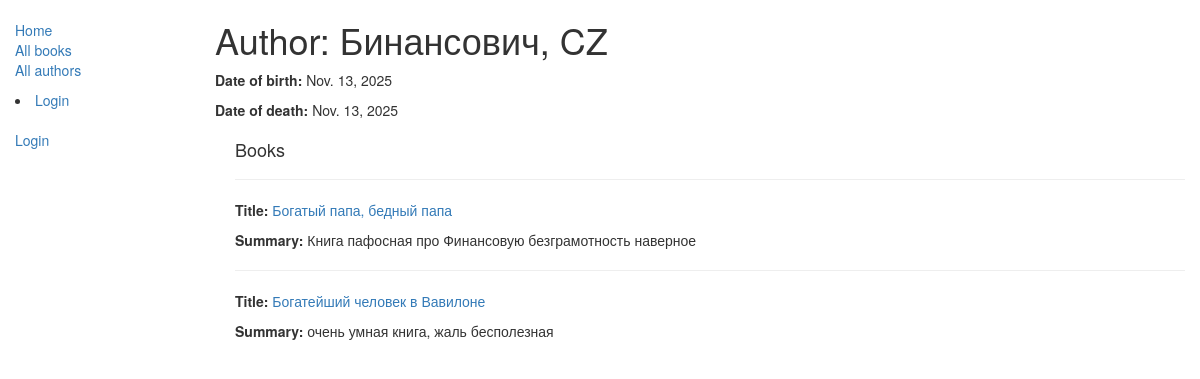
The app's page /catalog/author/1 with its own data.
### catalog/models.py (models this page shows, shortened)
class Author(models.Model):
    first_name = models.CharField(max_length=100)
    last_name = models.CharField(max_length=100)
    date_of_birth = models.DateField(null=True, blank=True)
    date_of_death = models.DateField('Died', null=True, blank=True)
    class Meta:
        ordering = ['last_name', 'first_name']

class Book(models.Model):
    title = models.CharField(max_length=200)
    author = models.ForeignKey(Author, on_delete=models.SET_NULL, null=True)
    summary = models.TextField(max_length=1000, help_text="Enter a brief description of the book")
    isbn = models.CharField('ISBN', max_length=13, unique=True, help_text='13 Character <a href="https://www.isbn-international.org/content/what-isbn">ISBN number</a>')
    genre = models.ManyToManyField(Genre, help_text="Select a genre for this book")
    language = models.ForeignKey(Language, on_delete=models.SET_NULL, null=True)
    def display_genre(self):
        return ', '.join(genre.name for genre in self.genre.all()[:3])
    display_genre.short_description = 'Genre'

### catalog/views.py (the view)
# urls.py: path('author/<int:pk>', views.AuthorDetailView.as_view(), name='author-detail'),
class AuthorDetailView(generic.DetailView):
    model = Author

### catalog/templates/catalog/author_detail.html (shortened to what this page needs)
{% extends "base_generic.html" %}
{% block content %}
  <h1>Author: {{ author.last_name }}, {{ author.first_name }}</h1>
  <p><strong>Date of birth:</strong> {{ author.date_of_birth }}</p>
  <p><strong>Date of death:</strong> {{ author.date_of_death }}</p>
  <div style="margin-left:20px;margin-top:20px">
    <h4>Books</h4>
    {% for book in author.book_set.all %}
      <hr>
      <p><strong>Title:</strong> <a href="{% url 'book-detail' book.pk %}">{{ book.title }}</a></p>
      <p><strong>Summary:</strong> {{ book.summary }}</p>
    {% endfor %}
  </div>
{% endblock %}

### records on screen
Author: last_name "Бинансович", first_name "CZ", date_of_birth "Nov. 13, 2025", date_of_death "Nov. 13, 2025"
Book: title "Богатый папа, бедный папа", summary "Книга пафосная про Финансовую безграмотность наверное"
Book: title "Богатейший человек в Вавилоне", summary "очень умная книга, жаль бесполезная"
